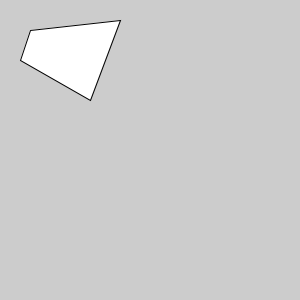
Frame 1 (no input)
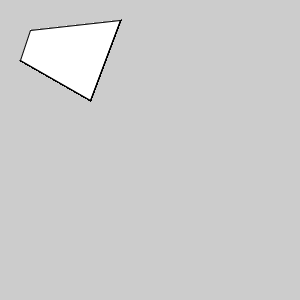
Frame 60 (the mouse pressed at the canvas centre just before this capture)
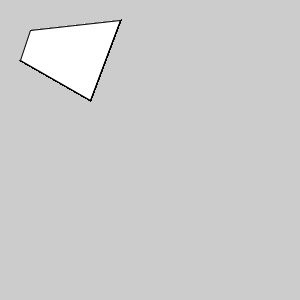
Frame 120 (the mouse held since frame 60 and released just before this capture)

The Processing sketch that drew these frames (run headless with seeded random() and noise(); from frame 60 on, the mouse is pressed at the canvas centre):

// Processing sketch: quadrilatero
// ── quadrilatero.pde
//Desenhando um quadrilatero

void setup(){
  size(300, 300);
}

void draw(){
  quad(30, 30, 20, 60, 90, 100, 120, 20);
}
